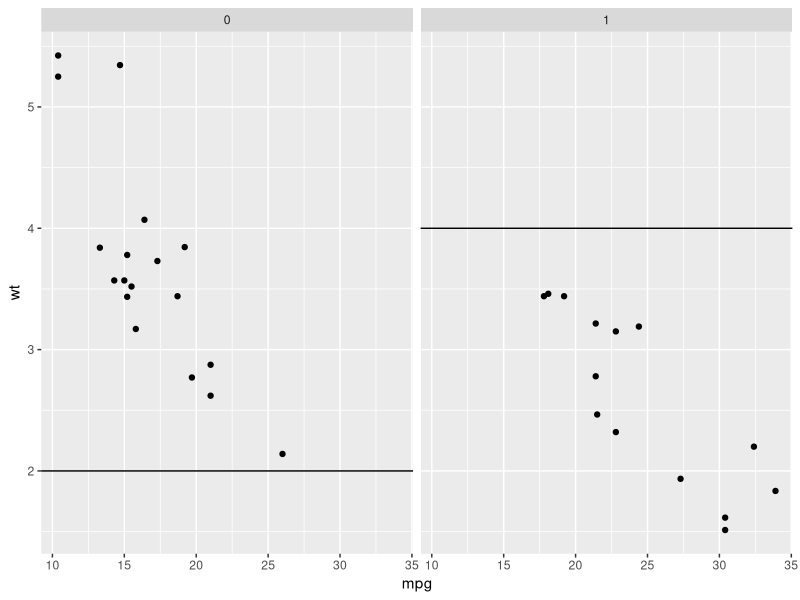

Generate this figure with R:
library(datasets)
library(ggplot2)

str(mtcars)
p <- qplot(mpg,wt,data=mtcars,facets = ~vs )
hline.data <- data.frame(z=c(2,4), vs = unique(mtcars$vs))

p + geom_hline(aes(yintercept = z),hline.data)